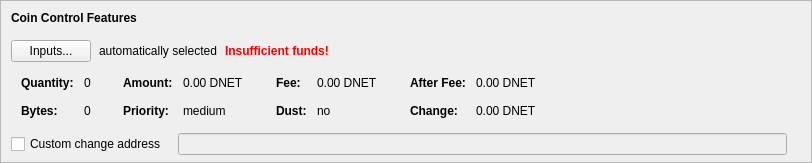
    <widget class="QFrame" name="frameCoinControl">
     <property name="sizePolicy">
      <sizepolicy hsizetype="Expanding" vsizetype="Expanding">
       <horstretch>0</horstretch>
       <verstretch>0</verstretch>
      </sizepolicy>
     </property>
     <property name="maximumSize">
      <size>
       <width>16777215</width>
       <height>16777215</height>
      </size>
     </property>
     <property name="frameShape">
      <enum>QFrame::StyledPanel</enum>
     </property>
     <property name="frameShadow">
      <enum>QFrame::Sunken</enum>
     </property>
     <layout class="QVBoxLayout" name="verticalLayoutCoinControl2">
      <property name="spacing">
       <number>0</number>
      </property>
      <property name="leftMargin">
       <number>0</number>
      </property>
      <property name="topMargin">
       <number>0</number>
      </property>
      <property name="rightMargin">
       <number>0</number>
      </property>
      <property name="bottomMargin">
       <number>6</number>
      </property>
      <item>
       <layout class="QVBoxLayout" name="verticalLayoutCoinControl" stretch="0,0,0,0,1">
        <property name="spacing">
         <number>0</number>
        </property>
        <property name="leftMargin">
         <number>10</number>
        </property>
        <property name="topMargin">
         <number>10</number>
        </property>
        <item>
         <layout class="QHBoxLayout" name="horizontalLayoutCoinControl1">
          <property name="bottomMargin">
           <number>15</number>
          </property>
          <item>
           <widget class="QLabel" name="labelCoinControlFeatures">
            <property name="sizePolicy">
             <sizepolicy hsizetype="Preferred" vsizetype="Maximum">
              <horstretch>0</horstretch>
              <verstretch>0</verstretch>
             </sizepolicy>
            </property>
            <property name="font">
             <font>
              <weight>75</weight>
              <bold>true</bold>
             </font>
            </property>
            <property name="styleSheet">
             <string notr="true">font-weight:bold;</string>
            </property>
            <property name="text">
             <string>Coin Control Features</string>
            </property>
           </widget>
          </item>
         </layout>
        </item>
        <item>
         <layout class="QHBoxLayout" name="horizontalLayoutCoinControl2" stretch="0,0,0,0">
          <property name="spacing">
           <number>8</number>
          </property>
          <property name="bottomMargin">
           <number>10</number>
          </property>
          <item>
           <widget class="QPushButton" name="pushButtonCoinControl">
            <property name="styleSheet">
             <string notr="true"/>
            </property>
            <property name="text">
             <string>Inputs...</string>
            </property>
            <property name="autoDefault">
             <bool>false</bool>
            </property>
           </widget>
          </item>
          <item>
           <widget class="QLabel" name="labelCoinControlAutomaticallySelected">
            <property name="text">
             <string>automatically selected</string>
            </property>
            <property name="margin">
             <number>5</number>
            </property>
           </widget>
          </item>
          <item>
           <widget class="QLabel" name="labelCoinControlInsuffFunds">
            <property name="font">
             <font>
              <weight>75</weight>
              <bold>true</bold>
             </font>
            </property>
            <property name="styleSheet">
             <string notr="true">color:red;font-weight:bold;</string>
            </property>
            <property name="text">
             <string>Insufficient funds!</string>
            </property>
            <property name="margin">
             <number>5</number>
            </property>
           </widget>
          </item>
          <item>
           <spacer name="horizontalSpacerCoinControl">
            <property name="orientation">
             <enum>Qt::Horizontal</enum>
            </property>
            <property name="sizeHint" stdset="0">
             <size>
              <width>40</width>
              <height>1</height>
             </size>
            </property>
           </spacer>
          </item>
         </layout>
        </item>
        <item>
         <widget class="QWidget" name="widgetCoinControl" native="true">
          <property name="sizePolicy">
           <sizepolicy hsizetype="Preferred" vsizetype="Preferred">
            <horstretch>0</horstretch>
            <verstretch>0</verstretch>
           </sizepolicy>
          </property>
          <property name="minimumSize">
           <size>
            <width>0</width>
            <height>0</height>
           </size>
          </property>
          <property name="styleSheet">
           <string notr="true"/>
          </property>
          <layout class="QHBoxLayout" name="horizontalLayoutCoinControl5">
           <property name="leftMargin">
            <number>0</number>
           </property>
           <property name="topMargin">
            <number>0</number>
           </property>
           <property name="rightMargin">
            <number>0</number>
           </property>
           <property name="bottomMargin">
            <number>0</number>
           </property>
           <item>
            <layout class="QHBoxLayout" name="horizontalLayoutCoinControl3" stretch="0,0,0,1">
             <property name="spacing">
              <number>20</number>
             </property>
             <property name="topMargin">
              <number>0</number>
             </property>
             <property name="bottomMargin">
              <number>10</number>
             </property>
             <item>
              <layout class="QFormLayout" name="formLayoutCoinControl1">
               <property name="horizontalSpacing">
                <number>10</number>
               </property>
               <property name="verticalSpacing">
                <number>14</number>
               </property>
               <property name="leftMargin">
                <number>10</number>
               </property>
               <property name="topMargin">
                <number>4</number>
               </property>
               <property name="rightMargin">
                <number>6</number>
               </property>
               <item row="0" column="0">
                <widget class="QLabel" name="labelCoinControlQuantityText">
                 <property name="font">
                  <font>
                   <weight>75</weight>
                   <bold>true</bold>
                  </font>
                 </property>
                 <property name="text">
                  <string>Quantity:</string>
                 </property>
                 <property name="margin">
                  <number>0</number>
                 </property>
                </widget>
               </item>
               <item row="0" column="1">
                <widget class="QLabel" name="labelCoinControlQuantity">
                 <property name="cursor">
                  <cursorShape>IBeamCursor</cursorShape>
                 </property>
                 <property name="contextMenuPolicy">
                  <enum>Qt::ActionsContextMenu</enum>
                 </property>
                 <property name="text">
                  <string notr="true">0</string>
                 </property>
                 <property name="margin">
                  <number>0</number>
                 </property>
                 <property name="textInteractionFlags">
                  <set>Qt::LinksAccessibleByMouse|Qt::TextSelectableByKeyboard|Qt::TextSelectableByMouse</set>
                 </property>
                </widget>
               </item>
               <item row="1" column="0">
                <widget class="QLabel" name="labelCoinControlBytesText">
                 <property name="font">
                  <font>
                   <weight>75</weight>
                   <bold>true</bold>
                  </font>
                 </property>
                 <property name="text">
                  <string>Bytes:</string>
                 </property>
                </widget>
               </item>
               <item row="1" column="1">
                <widget class="QLabel" name="labelCoinControlBytes">
                 <property name="cursor">
                  <cursorShape>IBeamCursor</cursorShape>
                 </property>
                 <property name="contextMenuPolicy">
                  <enum>Qt::ActionsContextMenu</enum>
                 </property>
                 <property name="text">
                  <string notr="true">0</string>
                 </property>
                 <property name="textInteractionFlags">
                  <set>Qt::LinksAccessibleByMouse|Qt::TextSelectableByKeyboard|Qt::TextSelectableByMouse</set>
                 </property>
                </widget>
               </item>
              </layout>
             </item>
             <item>
              <layout class="QFormLayout" name="formLayoutCoinControl2">
               <property name="horizontalSpacing">
                <number>10</number>
               </property>
               <property name="verticalSpacing">
                <number>14</number>
               </property>
               <property name="leftMargin">
                <number>6</number>
               </property>
               <property name="topMargin">
                <number>4</number>
               </property>
               <property name="rightMargin">
                <number>6</number>
               </property>
               <item row="0" column="0">
                <widget class="QLabel" name="labelCoinControlAmountText">
                 <property name="font">
                  <font>
                   <weight>75</weight>
                   <bold>true</bold>
                  </font>
                 </property>
                 <property name="text">
                  <string>Amount:</string>
                 </property>
                 <property name="margin">
                  <number>0</number>
                 </property>
                </widget>
               </item>
               <item row="0" column="1">
                <widget class="QLabel" name="labelCoinControlAmount">
                 <property name="cursor">
                  <cursorShape>IBeamCursor</cursorShape>
                 </property>
                 <property name="contextMenuPolicy">
                  <enum>Qt::ActionsContextMenu</enum>
                 </property>
                 <property name="text">
                  <string notr="true">0.00 DNET</string>
                 </property>
                 <property name="textInteractionFlags">
                  <set>Qt::LinksAccessibleByMouse|Qt::TextSelectableByKeyboard|Qt::TextSelectableByMouse</set>
                 </property>
                </widget>
               </item>
               <item row="1" column="0">
                <widget class="QLabel" name="labelCoinControlPriorityText">
                 <property name="font">
                  <font>
                   <weight>75</weight>
                   <bold>true</bold>
                  </font>
                 </property>
                 <property name="text">
                  <string>Priority:</string>
                 </property>
                </widget>
               </item>
               <item row="1" column="1">
                <widget class="QLabel" name="labelCoinControlPriority">
                 <property name="cursor">
                  <cursorShape>IBeamCursor</cursorShape>
                 </property>
                 <property name="contextMenuPolicy">
                  <enum>Qt::ActionsContextMenu</enum>
                 </property>
                 <property name="text">
                  <string>medium</string>
                 </property>
                 <property name="textInteractionFlags">
                  <set>Qt::LinksAccessibleByMouse|Qt::TextSelectableByKeyboard|Qt::TextSelectableByMouse</set>
                 </property>
                </widget>
               </item>
              </layout>
             </item>
             <item>
              <layout class="QFormLayout" name="formLayoutCoinControl3">
               <property name="horizontalSpacing">
                <number>10</number>
               </property>
               <property name="verticalSpacing">
                <number>14</number>
               </property>
               <property name="leftMargin">
                <number>6</number>
               </property>
               <property name="topMargin">
                <number>4</number>
               </property>
               <property name="rightMargin">
                <number>6</number>
               </property>
               <item row="0" column="0">
                <widget class="QLabel" name="labelCoinControlFeeText">
                 <property name="font">
                  <font>
                   <weight>75</weight>
                   <bold>true</bold>
                  </font>
                 </property>
                 <property name="text">
                  <string>Fee:</string>
                 </property>
                 <property name="margin">
                  <number>0</number>
                 </property>
                </widget>
               </item>
               <item row="0" column="1">
                <widget class="QLabel" name="labelCoinControlFee">
                 <property name="cursor">
                  <cursorShape>IBeamCursor</cursorShape>
                 </property>
                 <property name="contextMenuPolicy">
                  <enum>Qt::ActionsContextMenu</enum>
                 </property>
                 <property name="text">
                  <string notr="true">0.00 DNET</string>
                 </property>
                 <property name="textInteractionFlags">
                  <set>Qt::LinksAccessibleByMouse|Qt::TextSelectableByKeyboard|Qt::TextSelectableByMouse</set>
                 </property>
                </widget>
               </item>
               <item row="1" column="0">
                <widget class="QLabel" name="labelCoinControlLowOutputText">
                 <property name="font">
                  <font>
                   <weight>75</weight>
                   <bold>true</bold>
                  </font>
                 </property>
                 <property name="text">
                  <string>Dust:</string>
                 </property>
                </widget>
               </item>
               <item row="1" column="1">
                <widget class="QLabel" name="labelCoinControlLowOutput">
                 <property name="cursor">
                  <cursorShape>IBeamCursor</cursorShape>
                 </property>
                 <property name="contextMenuPolicy">
                  <enum>Qt::ActionsContextMenu</enum>
                 </property>
                 <property name="text">
                  <string>no</string>
                 </property>
                 <property name="textInteractionFlags">
                  <set>Qt::LinksAccessibleByMouse|Qt::TextSelectableByKeyboard|Qt::TextSelectableByMouse</set>
                 </property>
                </widget>
               </item>
              </layout>
             </item>
             <item>
              <layout class="QFormLayout" name="formLayoutCoinControl4">
               <property name="horizontalSpacing">
                <number>10</number>
               </property>
               <property name="verticalSpacing">
                <number>14</number>
               </property>
               <property name="leftMargin">
                <number>6</number>
               </property>
               <property name="topMargin">
                <number>4</number>
               </property>
               <property name="rightMargin">
                <number>6</number>
               </property>
               <item row="0" column="0">
                <widget class="QLabel" name="labelCoinControlAfterFeeText">
                 <property name="font">
                  <font>
                   <weight>75</weight>
                   <bold>true</bold>
                  </font>
                 </property>
                 <property name="text">
                  <string>After Fee:</string>
                 </property>
                 <property name="margin">
                  <number>0</number>
                 </property>
                </widget>
               </item>
               <item row="0" column="1">
                <widget class="QLabel" name="labelCoinControlAfterFee">
                 <property name="cursor">
                  <cursorShape>IBeamCursor</cursorShape>
                 </property>
                 <property name="contextMenuPolicy">
                  <enum>Qt::ActionsContextMenu</enum>
                 </property>
                 <property name="text">
                  <string notr="true">0.00 DNET</string>
                 </property>
                 <property name="textInteractionFlags">
                  <set>Qt::LinksAccessibleByMouse|Qt::TextSelectableByKeyboard|Qt::TextSelectableByMouse</set>
                 </property>
                </widget>
               </item>
               <item row="1" column="0">
                <widget class="QLabel" name="labelCoinControlChangeText">
                 <property name="font">
                  <font>
                   <weight>75</weight>
                   <bold>true</bold>
                  </font>
                 </property>
                 <property name="text">
                  <string>Change:</string>
                 </property>
                </widget>
               </item>
               <item row="1" column="1">
                <widget class="QLabel" name="labelCoinControlChange">
                 <property name="cursor">
                  <cursorShape>IBeamCursor</cursorShape>
                 </property>
                 <property name="contextMenuPolicy">
                  <enum>Qt::ActionsContextMenu</enum>
                 </property>
                 <property name="text">
                  <string notr="true">0.00 DNET</string>
                 </property>
                 <property name="textInteractionFlags">
                  <set>Qt::LinksAccessibleByMouse|Qt::TextSelectableByKeyboard|Qt::TextSelectableByMouse</set>
                 </property>
                </widget>
               </item>
              </layout>
             </item>
            </layout>
           </item>
          </layout>
         </widget>
        </item>
        <item>
         <layout class="QHBoxLayout" name="horizontalLayoutCoinControl4" stretch="0,0,0">
          <property name="spacing">
           <number>12</number>
          </property>
          <property name="sizeConstraint">
           <enum>QLayout::SetDefaultConstraint</enum>
          </property>
          <property name="topMargin">
           <number>5</number>
          </property>
          <property name="rightMargin">
           <number>5</number>
          </property>
          <item>
           <widget class="QCheckBox" name="checkBoxCoinControlChange">
            <property name="toolTip">
             <string>If this is activated, but the change address is empty or invalid, change will be sent to a newly generated address.</string>
            </property>
            <property name="text">
             <string>Custom change address</string>
            </property>
           </widget>
          </item>
          <item>
           <widget class="QValidatedLineEdit" name="lineEditCoinControlChange">
            <property name="enabled">
             <bool>false</bool>
            </property>
            <property name="sizePolicy">
             <sizepolicy hsizetype="Expanding" vsizetype="Fixed">
              <horstretch>0</horstretch>
              <verstretch>0</verstretch>
             </sizepolicy>
            </property>
           </widget>
          </item>
          <item>
           <widget class="QLabel" name="labelCoinControlChangeLabel">
            <property name="sizePolicy">
             <sizepolicy hsizetype="Preferred" vsizetype="Expanding">
              <horstretch>0</horstretch>
              <verstretch>0</verstretch>
             </sizepolicy>
            </property>
            <property name="minimumSize">
             <size>
              <width>0</width>
              <height>0</height>
             </size>
            </property>
            <property name="text">
             <string/>
            </property>
            <property name="margin">
             <number>3</number>
            </property>
           </widget>
          </item>
         </layout>
        </item>
        <item>
         <spacer name="verticalSpacerCoinControl">
          <property name="orientation">
           <enum>Qt::Vertical</enum>
          </property>
          <property name="sizeHint" stdset="0">
           <size>
            <width>800</width>
            <height>1</height>
           </size>
          </property>
         </spacer>
        </item>
       </layout>
      </item>
     </layout>
    </widget>
